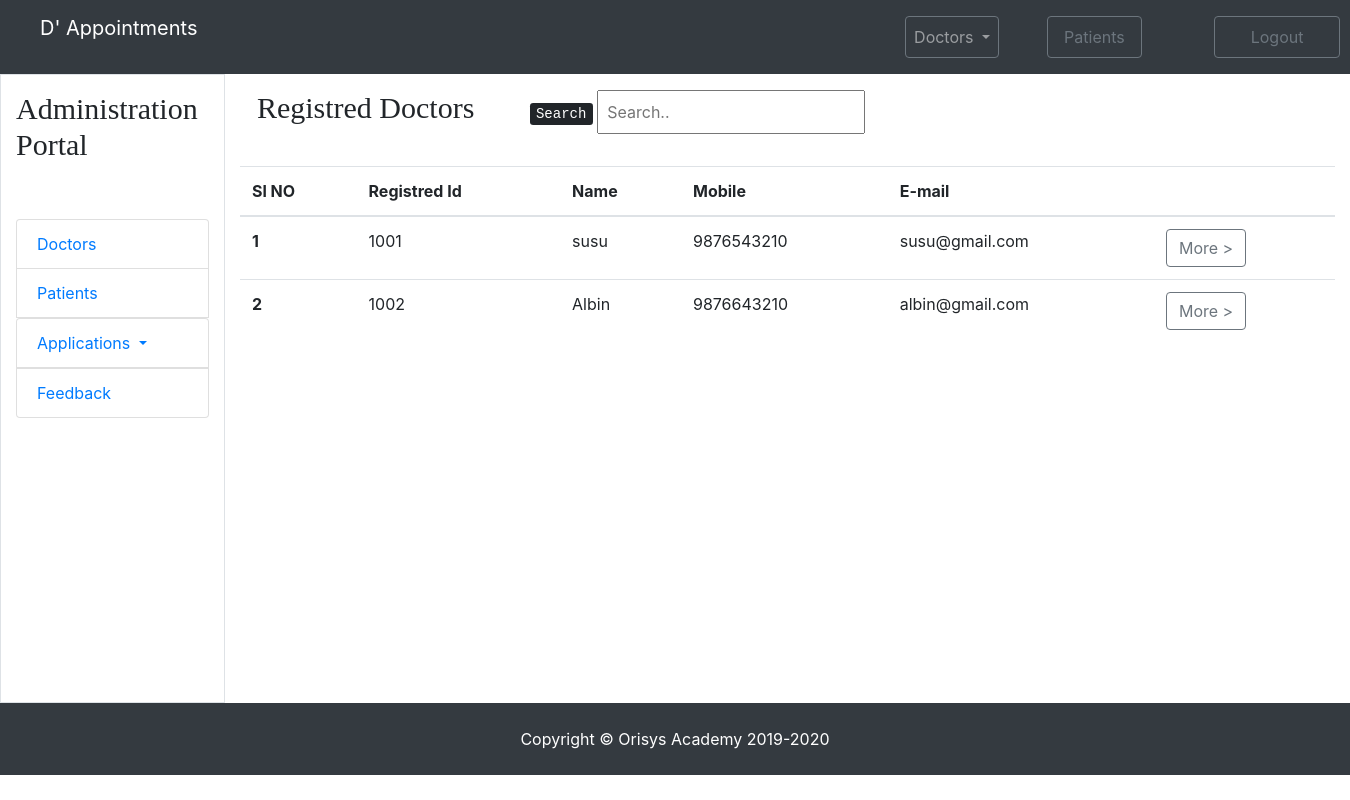
The app's page /admin_doctors.php with its own data.
### tables this page shows
CREATE TABLE `doctors` (
  `did` int(11) NOT NULL,
  `d_regid` varchar(50) NOT NULL,
  `dname` varchar(50) NOT NULL,
  `daddress` varchar(500) NOT NULL,
  `dgender` varchar(10) NOT NULL,
  `dspecs` varchar(50) NOT NULL,
  `ddob` date NOT NULL,
  `demail` varchar(50) NOT NULL,
  `dmobile` bigint(20) NOT NULL,
  `dpassword` varchar(50) NOT NULL,
  `dstatus` varchar(10) NOT NULL DEFAULT 'pending'
);

### admin_doctors.php (the view)
<?php include('header.php');?>
<div class="row">
  <div class="col-md-3 p-3 text-center bor t-center">
  <h2 class="fontcol">Registred Doctors</h2>
</div>
	<div class="col-md-4 p-3 bor text-right ">
		<p class=""><kbd>Search</kbd>
		<input class="p-2" id="myInput" type="text" placeholder="Search.."></p>
  </div>
</div>
<table class="container-fluid table">
  <thead>
    <tr>
        <th>Sl NO</th>
        <th>Registred Id</th>
        <th>Name</th>
        <th>Mobile</th>
        <th>E-mail</th>
        <th></th>
    </tr>
</thead>
  <tbody>
    <?php
      require_once  'php_connection.php';
      $sql = "select * from doctors";
      $result = mysqli_query($conn,$sql);
      while($row = mysqli_fetch_assoc($result))
      {
    ?>
    <tr>
      <th scope="row"><?php echo $row['did']; ?></th>
      <td><?php echo $row['d_regid']; ?></td>
      <td><?php echo $row['dname']; ?></td>
      <td><?php echo $row['dmobile']; ?></td>
      <td><?php echo $row['demail']; ?></td>
      <td><a href="admin_doctor_profile_edit.php?id=<?php echo $row['d_regid']; ?>" class="btn btn-outline-secondary  btn-arrow-right" role="button">More ></a></td></td>
    </tr>
    <?php
      }
    ?>
  </tbody>
</table>
<?php include('footer.php');?>

### css/style.css (style rules this page uses)
.fontcol { font-family:fantasy; font-size: 30px; }

### records on screen
doctors: did "1", d_regid "1001", dname "susu", dmobile "9876543210", demail "susu@gmail.com"
doctors: did "2", d_regid "1002", dname "Albin", dmobile "9876643210", demail "albin@gmail.com"
